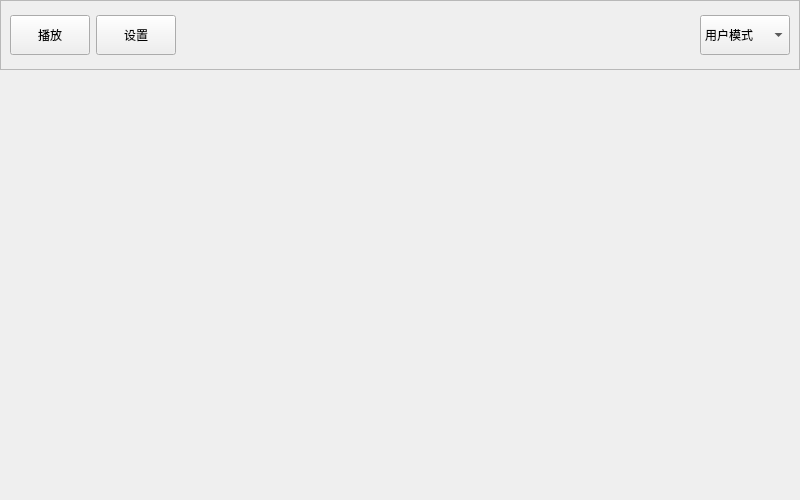
<?xml version="1.0" encoding="UTF-8"?>
<ui version="4.0">
 <class>wallpaper</class>
 <widget class="QWidget" name="wallpaper">
  <property name="geometry">
   <rect>
    <x>0</x>
    <y>0</y>
    <width>800</width>
    <height>500</height>
   </rect>
  </property>
  <property name="windowTitle">
   <string>wallpaper</string>
  </property>
  <layout class="QVBoxLayout" name="verticalLayout" stretch="0,1">
   <property name="spacing">
    <number>0</number>
   </property>
   <property name="leftMargin">
    <number>0</number>
   </property>
   <property name="topMargin">
    <number>0</number>
   </property>
   <property name="rightMargin">
    <number>0</number>
   </property>
   <property name="bottomMargin">
    <number>10</number>
   </property>
   <item>
    <widget class="QScrollArea" name="scrollArea_options">
     <property name="widgetResizable">
      <bool>true</bool>
     </property>
     <widget class="QWidget" name="scrollAreaWidgetContents">
      <property name="geometry">
       <rect>
        <x>0</x>
        <y>0</y>
        <width>786</width>
        <height>58</height>
       </rect>
      </property>
      <layout class="QHBoxLayout" name="horizontalLayout_2">
       <item>
        <widget class="PrimaryPushButton" name="pushButton_play">
         <property name="minimumSize">
          <size>
           <width>0</width>
           <height>40</height>
          </size>
         </property>
         <property name="text">
          <string>播放</string>
         </property>
        </widget>
       </item>
       <item>
        <widget class="PrimaryPushButton" name="pushButton_set">
         <property name="minimumSize">
          <size>
           <width>0</width>
           <height>40</height>
          </size>
         </property>
         <property name="text">
          <string>设置</string>
         </property>
        </widget>
       </item>
       <item>
        <spacer name="horizontalSpacer">
         <property name="orientation">
          <enum>Qt::Orientation::Horizontal</enum>
         </property>
         <property name="sizeHint" stdset="0">
          <size>
           <width>40</width>
           <height>20</height>
          </size>
         </property>
        </spacer>
       </item>
       <item>
        <widget class="ComboBox" name="comboBox_mode">
         <property name="minimumSize">
          <size>
           <width>0</width>
           <height>40</height>
          </size>
         </property>
         <item>
          <property name="text">
           <string>用户模式</string>
          </property>
         </item>
         <item>
          <property name="text">
           <string>收藏夹模式</string>
          </property>
         </item>
         <item>
          <property name="text">
           <string>视频模式</string>
          </property>
         </item>
        </widget>
       </item>
      </layout>
     </widget>
    </widget>
   </item>
   <item>
    <layout class="QHBoxLayout" name="horizontalLayout"/>
   </item>
  </layout>
 </widget>
 <customwidgets>
  <customwidget>
   <class>PrimaryPushButton</class>
   <extends>QPushButton</extends>
   <header>qfluentwidgets.components.widgets</header>
  </customwidget>
  <customwidget>
   <class>ComboBox</class>
   <extends>QComboBox</extends>
   <header>qfluentwidgets.components.widgets</header>
  </customwidget>
 </customwidgets>
 <resources/>
 <connections/>
</ui>
